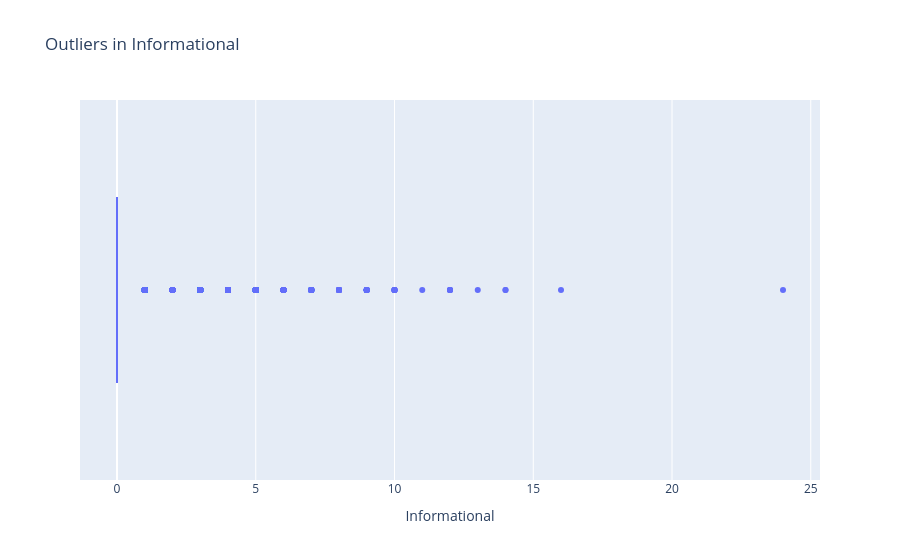

The notebook cell this image was saved under:
### Code cell
px.box(data_frame=df,x="Informational", title="Outliers in Informational")

### Figure 1 — Plotly figure (JSON) as saved in the notebook; plotly's stock layout.template omitted (floating-point values rounded to 4 significant figures; data arrays with more than 128 entries replaced by an {"elided": "..."} marker saying what was removed)
{"data": [{"alignmentgroup": "True", "hovertemplate": "Informational=%{x}<extra></extra>", "legendgroup": "", "marker": {"color": "#636efa"}, "name": "", "notched": false, "offsetgroup": "", "orientation": "h", "showlegend": false, "type": "box", "x": {"elided": "12330 int values"}, "x0": " ", "xaxis": "x", "y0": " ", "yaxis": "y"}], "layout": {"boxmode": "group", "legend": {"tracegroupgap": 0}, "title": {"text": "Outliers in Informational"}, "xaxis": {"anchor": "y", "domain": [0, 1], "title": {"text": "Informational"}}, "yaxis": {"anchor": "x", "domain": [0, 1]}}}
